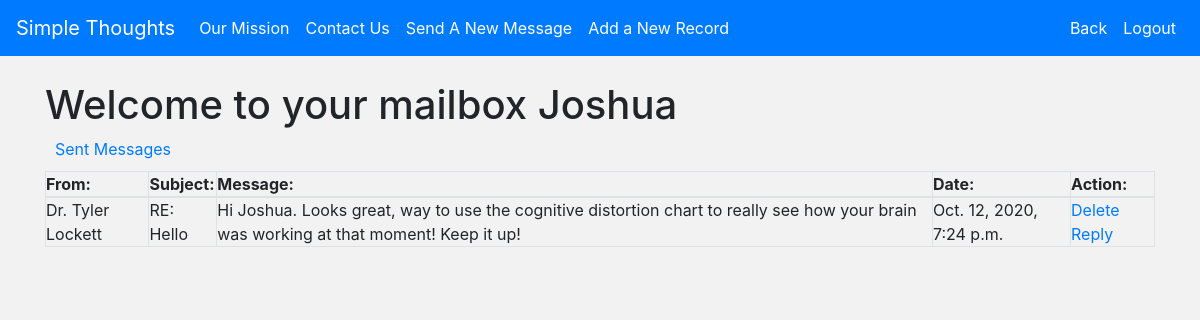
The page /patient_mailbox (signed in) on the database its author committed.
### STR_app/models.py (models this page shows)
class Patient(models.Model):
    first_name = models.CharField(max_length=60)
    last_name = models.CharField(max_length=60)
    email = models.CharField(max_length=255)
    password = models.CharField(max_length=255)
    therapist = models.ForeignKey(Therapist, related_name='patients', on_delete=models.CASCADE)
    created_at = models.DateTimeField(auto_now_add = True)
    updated_at = models.DateTimeField(auto_now = True)
    objects = PatientManager()

class Message(models.Model):
    therapist = models.ForeignKey(Therapist, related_name="therapist_message", on_delete=models.CASCADE)
    patient = models.ForeignKey(Patient, related_name="patient_message", on_delete=models.CASCADE)
    sender = models.CharField(max_length=9)
    subject = models.CharField(max_length=255)
    message_content = models.TextField(null = True)
    unread = models.BooleanField(default=True)
    created_at = models.DateTimeField(auto_now_add = True)
    updated_at = models.DateTimeField(auto_now = True)
    objects = MessageManager()

class Therapist(models.Model):
    title = models.CharField(max_length=60)
    first_name = models.CharField(max_length=60)
    last_name = models.CharField(max_length=60)
    practice_name = models.CharField(max_length=255)
    location = models.CharField(max_length=255)
    gender = models.CharField(max_length=10)
    accept_new_patients = models.BooleanField(default=False)
    email = models.CharField(max_length=255)
    password = models.CharField(max_length=255)
    created_at = models.DateTimeField(auto_now_add = True)
    updated_at = models.DateTimeField(auto_now = True)
    objects = TherapistManager()

### STR_app/views.py (the view)
# urls.py: path('patient_mailbox', views.patient_mailbox),
def patient_mailbox(request):
    if 'patient_id' not in request.session:
        return redirect('/')
    context = {
        'patient': Patient.objects.get(id=request.session['patient_id'])
    }
    return render(request, 'patient_mailbox.html', context)

### STR_app/templates/patient_mailbox.html (shortened to what this page needs)
<!DOCTYPE html>
<html lang="en">
<head>
    <link href="https://stackpath.bootstrapcdn.com/bootstrap/4.5.0/css/bootstrap.min.css" rel="stylesheet">
    {% load static %}
    <link rel="stylesheet" href="{% static 'style/css/style.css' %}">
</head>
<body>
    <nav class="navbar navbar-expand-lg navbar-dark bg-primary">
        <a class="navbar-brand" href="/">Simple Thoughts</a>
        <div class="collapse navbar-collapse" id="navbarNav">
            <ul class="navbar-nav">
                <li class="nav-item active">
                    <a class="nav-link" href="/our_mission">Our Mission <span class="sr-only">(current)</span></a>
                </li>
                <li class="nav-item active">
                    <a class="nav-link" href="/contact">Contact Us</a>
                </li>
                <li class="nav-item active">
                    <a class="nav-link" href="/patient_new_message">Send A New Message</a>
                </li>
                <li class="nav-item active">
                    <a class="nav-link" href="/add_a_record">Add a New Record</a>
                </li>
            </ul>
            <ul class="navbar-nav ml-auto">
                <li class="nav-item active">
                    <a class="nav-link" href="/patient_dashboard">Back</a>
                </li>
                <li class="nav-item active">
                    <a class="nav-link" href="/logout">Logout</a>
                </li>
            </ul>
        </div>
      </nav>
      <div class="container">
        <h1 id="p_mailbox_h1">Welcome to your mailbox {{ patient.first_name }}</h1>
        <a id="p_a_sent" href="/patient_sent">Sent Messages</a>
        <table class="table-bordered" id="p_mailbox" style="width:100%">
            <thead>
                <tr>
                    <th>From:</th>
                    <th>Subject:</th>
                    <th>Message:</th>
                    <th>Date:</th>
                    <th>Action:</th>
                </tr>
            </thead>
            <tbody>
                {% for msg in patient.patient_message.all  %}
                {% if msg.sender == "therapist" %}
                <tr>
                    <td>{{ msg.therapist.title }} {{msg.therapist.first_name }} {{ msg.therapist.last_name }}</td>
                    <td>{{ msg.subject }}</td>
                    <td>{{ msg.message_content }}</td>
                    <td>{{ msg.created_at }}</td>
                    <td><a href="/patient_delete/{{ msg.id }}">Delete</a>
                        <a href="/patient_new_message">Reply</a>
                    </td>
                </tr>
                {% endif %}
                {% endfor %}
            </tbody>
        </table>
    </div>
</body>
</html>

### STR_app/static/style/css/style.css (style rules this page uses)
* { padding: 0px; margin: 0px; }
body { background-color: #f2f2f2; }
#p_mailbox_h1 { margin-top: 25px; }
#p_a_sent { margin: 10px; }
#p_mailbox { margin-top: 10px; }

### rows shown on the page
Patient: first_name "Joshua"
Message: therapist "Dr.", therapist.first_name "Tyler", therapist.last_name "Lockett", subject "RE: Hello", message_content "Hi Joshua. Looks great, way to use the cognitive distortion chart to really see how your brain was working at that moment! Keep it up!", created_at "Oct. 12, 2020, 7:24 p.m."
